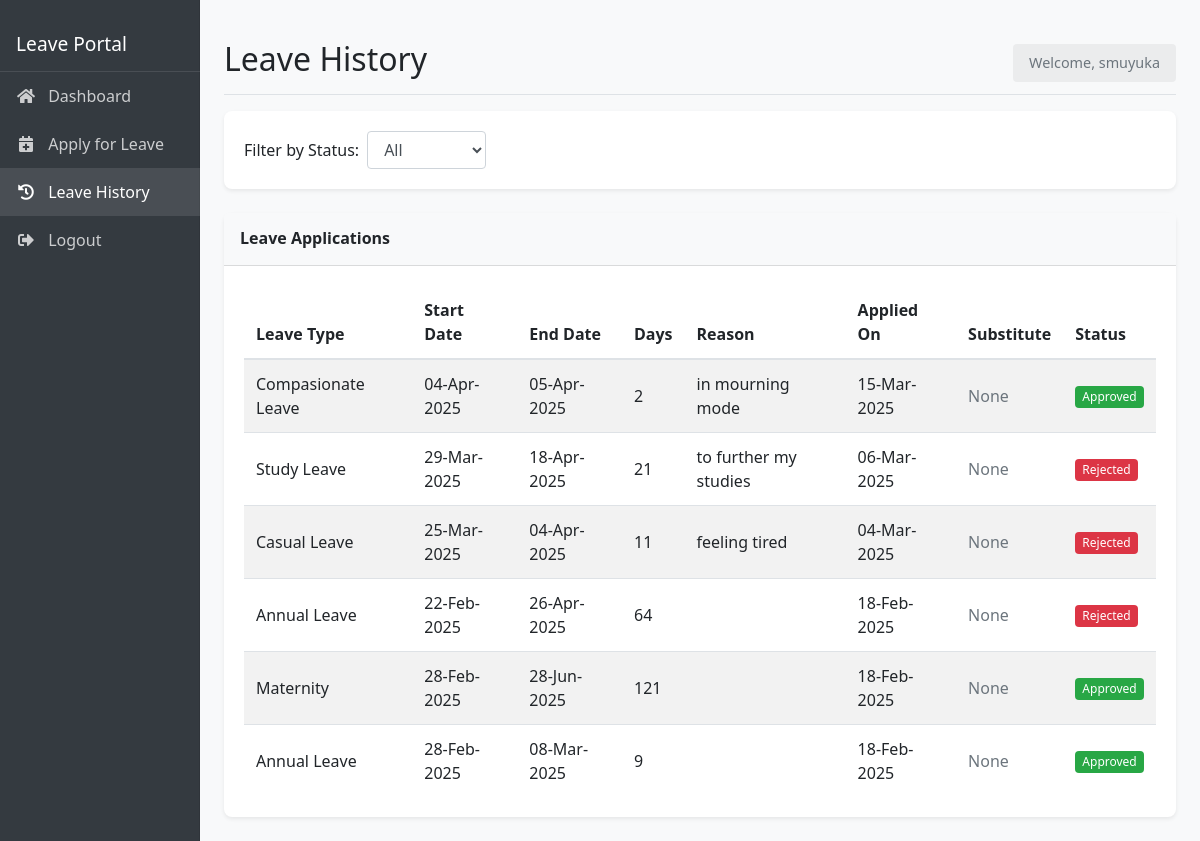
The page /employee/leave_history.php (signed in) on the database its author committed.
### tables this page shows
CREATE TABLE `leave_requests` (
  `RequestID` int(11) NOT NULL,
  `UserID` int(11) NOT NULL,
  `LeaveTypeID` int(11) NOT NULL,
  `StartDate` date NOT NULL,
  `EndDate` date NOT NULL,
  `Reason` text NOT NULL,
  `Status` enum('Pending','Approved','Rejected') DEFAULT 'Pending',
  `AppliedOn` timestamp NOT NULL DEFAULT current_timestamp(),
  `ProcessedBy` varchar(255) DEFAULT NULL,
  `ProcessedDate` timestamp NULL DEFAULT NULL,
  `RejectionReason` text DEFAULT NULL
);

CREATE TABLE `leave_types` (
  `LeaveTypeID` int(11) NOT NULL,
  `LeaveName` varchar(50) NOT NULL,
  `Description` text DEFAULT NULL,
  `MaxDays` int(11) NOT NULL,
  `Status` tinyint(1) DEFAULT 1
);

### employee/leave_history.php (the view, shortened to what this page needs)
<?php
include "../includes/dbconnect.php";
$userID = $_SESSION['UserID'];
$username = $_SESSION['Username'];
$recordsPerPage = 10;
$page = isset($_GET['page']) ? intval($_GET['page']) : 1;
$offset = ($page - 1) * $recordsPerPage;
$statusFilter = isset($_GET['status']) && in_array($_GET['status'], ['All', 'Pending', 'Approved', 'Rejected'])
               ? $_GET['status'] : 'All';
$query = "SELECT lr.*, lt.LeaveName
          FROM leave_requests lr
          JOIN leave_types lt ON lr.LeaveTypeID = lt.LeaveTypeID
          WHERE lr.UserID = $userID";
$query .= " ORDER BY lr.AppliedOn DESC LIMIT $offset, $recordsPerPage";
$result = mysqli_query($conn, $query);
function getSubstituteInfo($requestID, $conn) {
    $tableCheckQuery = "SHOW TABLES LIKE 'leave_substitutes'";
    $tableResult = mysqli_query($conn, $tableCheckQuery);
    $query = "SELECT ls.SubstituteID, ls.Status, u.Fullnames
              FROM leave_substitutes ls
              JOIN users u ON ls.SubstituteID = u.UserID
              WHERE ls.RequestID = $requestID";
    $result = mysqli_query($conn, $query);
    return null;
}
?>
<!DOCTYPE html>
<html lang="en">
<head>
    <link rel="stylesheet" href="https://stackpath.bootstrapcdn.com/bootstrap/4.5.2/css/bootstrap.min.css">
    <link rel="stylesheet" href="https://cdnjs.cloudflare.com/ajax/libs/font-awesome/5.15.3/css/all.min.css">
    <link rel="stylesheet" href="css/employee_dashboard.css">
</head>
<body>
    <div class="container-fluid">
        <div class="row">
            <nav class="col-md-2 d-none d-md-block bg-dark sidebar">
                <div class="sidebar-sticky">
                    <div class="sidebar-header">
                        <h3>Leave Portal</h3>
                    </div>
                    <ul class="nav flex-column">
                        <li class="nav-item">
                            <a class="nav-link" href="dashboard.php">
                                <i class="fas fa-home"></i> Dashboard
                            </a>
                        </li>
                        <li class="nav-item">
                            <a class="nav-link" href="apply_leave.php">
                                <i class="fas fa-calendar-plus"></i> Apply for Leave
                            </a>
                        </li>
                        <li class="nav-item">
                            <a class="nav-link active" href="leave_history.php">
                                <i class="fas fa-history"></i> Leave History
                            </a>
                        </li>
                        <li class="nav-item">
                            <a class="nav-link" href="../logout.php">
                                <i class="fas fa-sign-out-alt"></i> Logout
                            </a>
                        </li>
                    </ul>
                </div>
            </nav>
            <main role="main" class="col-md-10 ml-sm-auto px-4">
                <div class="d-flex justify-content-between flex-wrap flex-md-nowrap align-items-center pt-3 pb-2 mb-3 border-bottom">
                    <h1 class="h2">Leave History</h1>
                    <div class="user-info">
                        <span>Welcome, <?php echo htmlspecialchars($username); ?></span>
                    </div>
                </div>
                <div class="card mb-4">
                    <div class="card-body">
                        <form method="get" action="<?php echo htmlspecialchars($_SERVER["PHP_SELF"]); ?>" class="form-inline">
                            <div class="form-group mr-2">
                                <label for="status" class="mr-2">Filter by Status:</label>
                                <select class="form-control" id="status" name="status" onchange="this.form.submit()">
                                    <option value="All" <?php echo $statusFilter == 'All' ? 'selected' : ''; ?>>All</option>
                                </select>
                            </div>
                        </form>
                    </div>
                </div>
                <div class="card">
                    <div class="card-header">
                        <h5 class="card-title mb-0">Leave Applications</h5>
                    </div>
                    <div class="card-body">
                        <div class="table-responsive">
                            <table class="table table-striped">
                                <thead>
                                    <tr>
                                        <th>Leave Type</th>
                                        <th>Start Date</th>
                                        <th>End Date</th>
                                        <th>Days</th>
                                        <th>Reason</th>
                                        <th>Applied On</th>
                                        <th>Substitute</th>
                                        <th>Status</th>
                                    </tr>
                                </thead>
                                <tbody>
                                    <?php
                                    if (mysqli_num_rows($result) > 0) {
                                        while ($row = mysqli_fetch_assoc($result)) {
                                            $start = new DateTime($row['StartDate']);
                                            $end = new DateTime($row['EndDate']);
                                            $interval = $start->diff($end);
                                            $days = $interval->days + 1;
                                            $substituteInfo = getSubstituteInfo($row['RequestID'], $conn);
                                            $statusClass = '';
                                            switch($row['Status']) {
                                                case 'Approved':
                                                    $statusClass = 'badge-success';
                                                    break;
                                                case 'Rejected':
                                                    $statusClass = 'badge-danger';
                                                    break;
                                            }
                                    ?>
                                    <tr>
                                        <td><?php echo htmlspecialchars($row['LeaveName']); ?></td>
                                        <td><?php echo date('d-M-Y', strtotime($row['StartDate'])); ?></td>
                                        <td><?php echo date('d-M-Y', strtotime($row['EndDate'])); ?></td>
                                        <td><?php echo $days; ?></td>
                                        <td><?php echo htmlspecialchars($row['Reason']); ?></td>
                                        <td><?php echo date('d-M-Y', strtotime($row['AppliedOn'])); ?></td>
                                        <td>
                                            <?php
                                            if ($substituteInfo) {
                                                echo htmlspecialchars($substituteInfo['Fullnames']) . ' ';
                                                $subStatusClass = '';
                                                switch($substituteInfo['Status']) {
                                                    case 'Accepted':
                                                        $subStatusClass = 'badge-success';
                                                        break;
                                                    case 'Rejected':
                                                        $subStatusClass = 'badge-danger';
                                                        break;
                                                    default:
                                                        $subStatusClass = 'badge-secondary';
                                                }
                                                echo '<span class="badge ' . $subStatusClass . '">' . $substituteInfo['Status'] . '</span>';
                                            } else {
                                                echo '<span class="text-muted">None</span>';
                                            }
                                            ?>
                                        </td>
                                        <td><span class="badge <?php echo $statusClass; ?>"><?php echo $row['Status']; ?></span></td>
                                    </tr>
                                    <?php
                                        }
                                    } else {
                                        echo '<tr><td colspan="8" class="text-center">No leave requests found</td></tr>';
                                    }
                                    ?>
                                </tbody>
                            </table>
                        </div>
                    </div>
                </div>
            </main>
        </div>
    </div>
</body>
</html>

### employee/css/employee_dashboard.css (style rules this page uses)
body { font-family: 'Segoe UI', Tahoma, Geneva, Verdana, sans-serif; background-color: #f8f9fa; }
.sidebar { position: fixed; top: 0; bottom: 0; left: 0; z-index: 100; padding: 0; box-shadow: inset -1px 0 0 rgba(0, 0, 0, .1); }
.sidebar-sticky { position: relative; top: 0; height: calc(100vh - 48px); padding-top: 1rem; overflow-x: hidden; overflow-y: auto; }
.sidebar-header { padding: 1rem; border-bottom: 1px solid rgba(255, 255, 255, 0.1); }
.sidebar-header h3 { color: #fff; font-size: 1.2rem; margin: 0; }
.sidebar .nav-link { font-weight: 500; color: rgba(255, 255, 255, 0.75); padding: 0.75rem 1rem; transition: all 0.2s ease-in-out; }
.sidebar .nav-link.active { color: #fff; background-color: rgba(255, 255, 255, 0.1); }
.sidebar .nav-link i { margin-right: 0.5rem; width: 20px; text-align: center; }
main { padding-top: 1.5rem; }
.card { margin-bottom: 1.5rem; border: none; border-radius: 0.5rem; box-shadow: 0 0.125rem 0.25rem rgba(0, 0, 0, 0.075); transition: transform 0.2s ease-in-out; }
.card-header { background-color: #f8f9fa; border-bottom: 1px solid rgba(0, 0, 0, 0.125); padding: 1rem; }
.card-title { margin-bottom: 0; font-size: 1rem; font-weight: 600; }
.table th { font-weight: 600; border-top: none; }
.badge { font-weight: 500; padding: 0.4em 0.6em; }
.user-info { font-size: 0.9rem; color: #6c757d; padding: 0.5rem 1rem; background-color: rgba(0, 0, 0, 0.05); border-radius: 0.25rem; }
.table { margin-bottom: 0; }
.table td { vertical-align: middle; }

### rows shown on the page
leave_requests: LeaveTypeID.LeaveName "Compasionate Leave", StartDate "04-Apr-2025", EndDate "05-Apr-2025", days "2", Reason "in mourning mode", AppliedOn "15-Mar-2025", Status "Approved"
leave_requests: LeaveTypeID.LeaveName "Study Leave", StartDate "29-Mar-2025", EndDate "18-Apr-2025", days "21", Reason "to further my studies", AppliedOn "06-Mar-2025", Status "Rejected"
leave_requests: LeaveTypeID.LeaveName "Casual Leave", StartDate "25-Mar-2025", EndDate "04-Apr-2025", days "11", Reason "feeling tired", AppliedOn "04-Mar-2025", Status "Rejected"
leave_requests: LeaveTypeID.LeaveName "Annual Leave", StartDate "22-Feb-2025", EndDate "26-Apr-2025", days "64", AppliedOn "18-Feb-2025", Status "Rejected"
leave_requests: LeaveTypeID.LeaveName "Maternity", StartDate "28-Feb-2025", EndDate "28-Jun-2025", days "121", AppliedOn "18-Feb-2025", Status "Approved"
leave_requests: LeaveTypeID.LeaveName "Annual Leave", StartDate "28-Feb-2025", EndDate "08-Mar-2025", days "9", AppliedOn "18-Feb-2025", Status "Approved"

### other values the page prints
$username "smuyuka"
